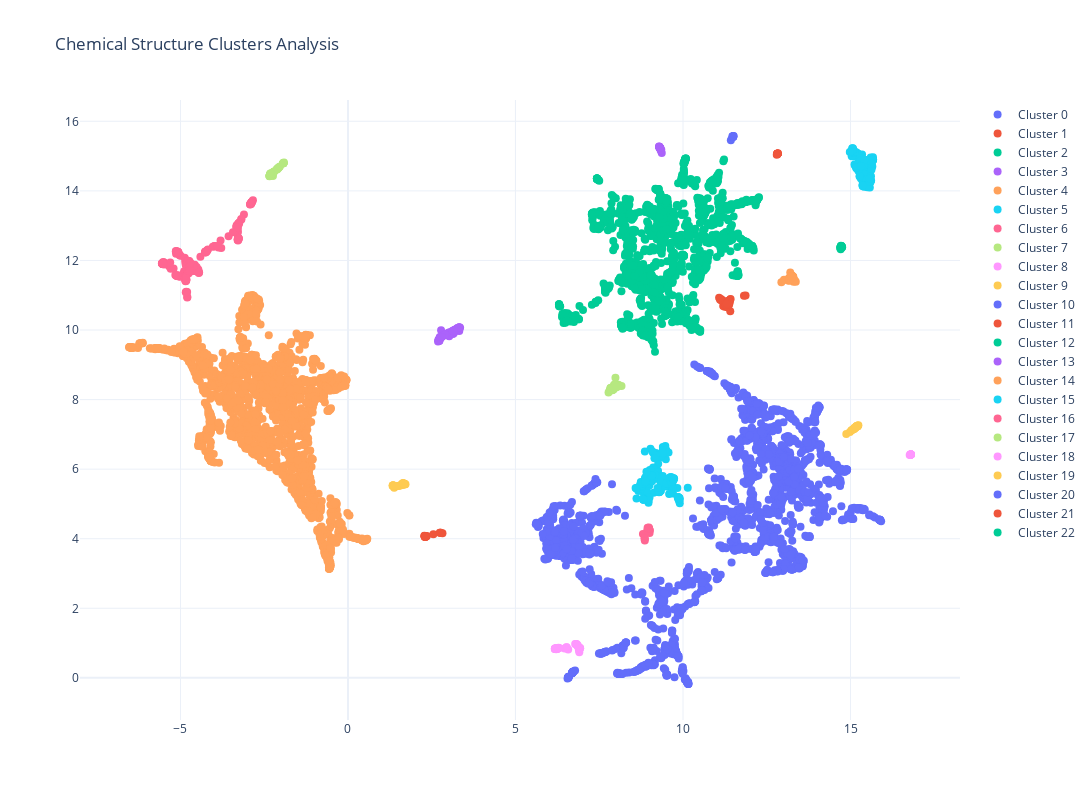

The cell this chart's notebook holds for it:
### Code cell
# Create DataFrame for plotting
df_plot = pd.DataFrame({
    'UMAP1': reduced_embeddings[:, 0],
    'UMAP2': reduced_embeddings[:, 1],
    'Cluster': labels,
    'SMILES': smiles_list
})

# Create interactive plot
fig = go.Figure()

# Add scatter points for each cluster
for cluster_id in set(labels):
    cluster_data = df_plot[df_plot['Cluster'] == cluster_id]
    
    # Get dominant functional groups for hover text
    if cluster_id in cluster_analysis:
        top_groups = sorted(
            cluster_analysis[cluster_id]['functional_groups'].items(),
            key=lambda x: x[1],
            reverse=True
        )[:3]
        hover_text = [
            f"SMILES: {s}<br>Cluster: {cluster_id}<br>" +
            "<br>".join([f"{g}: {v:.1%}" for g, v in top_groups])
            for s in cluster_data['SMILES']
        ]
    else:
        hover_text = [f"SMILES: {s}<br>Cluster: Noise" for s in cluster_data['SMILES']]
    
    fig.add_trace(go.Scatter(
        x=cluster_data['UMAP1'],
        y=cluster_data['UMAP2'],
        mode='markers',
        name=f'Cluster {cluster_id}',
        text=hover_text,
        hoverinfo='text',
        marker=dict(size=8)
    ))

# Add cluster annotations
# for cluster_id, info in cluster_analysis.items():
#     center = info['center']
#     top_groups = sorted(
#         info['functional_groups'].items(),
#         key=lambda x: x[1],
#         reverse=True
#     )[:3]
    
#     annotation_text = f"Cluster {cluster_id}<br>" + "<br>".join(
#         [f"{g}: {v:.1%}" for g, v in top_groups]
#     )
    
#     fig.add_annotation(
#         x=center[0],
#         y=center[1],
#         text=annotation_text,
#         showarrow=True,
#         arrowhead=1,
#         bgcolor='white',
#         bordercolor='black',
#         borderwidth=1
#     )

# Update layout
fig.update_layout(
    title='Chemical Structure Clusters Analysis',
    template='plotly_white',
    width=1200,
    height=800,
    showlegend=True,
    hovermode='closest'
)

# fig.write_html(output_path)
fig.show()
